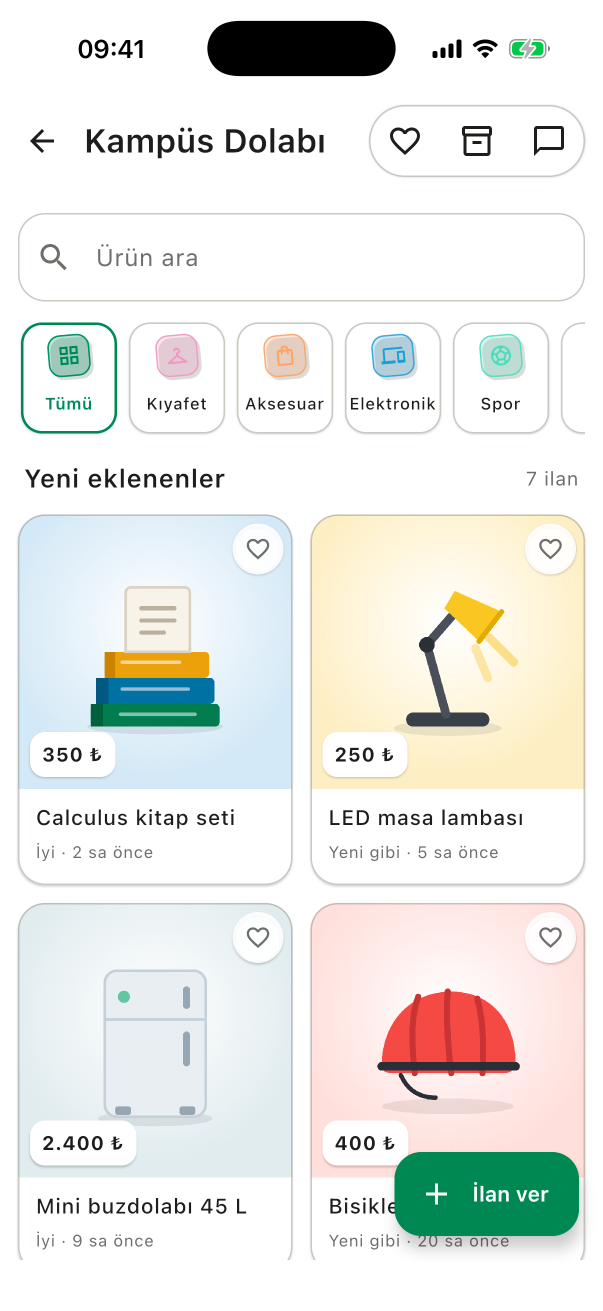
#> input picture design/landing-screens/ios-closet.png, 1206 x 2622 px (shown at 1/2 size); its folder holds only this picture in this run
$ python export-screens.py
#> lines starting #> are read from the running program, lines starting #| are printed output that depends on the picture
"""Exports landing-page images at the exact pixel sizes they are shown, so the browser only
rotates them and never downscales (downscaling + rotation makes text wobbly).

  python3 tools/landing-demo/export-screens.py

Screens: design/landing-screens/*.png (full-resolution simulator screenshots).
Writes:  firebase/v2/web/public/landing/<name>@{1,2,3}x.webp
"""
from pathlib import Path

from PIL import Image

ROOT = Path(__file__).resolve().parents[2]
SCREENS = ROOT / "design/landing-screens"
OUT = ROOT / "firebase/v2/web/public/landing"

# CSS width of the iPhone screen in LandingPage.css: 290px device minus 3.5% bezel on each side.
SCREEN_CSS_WIDTH = 270


def save(image: Image.Image, width: int, path: Path) -> None:
    height = round(image.height * width / image.width)
    image.resize((width, height), Image.Resampling.LANCZOS).save(path, quality=92, method=6)


for source in sorted(SCREENS.glob("*.png")):
    shot = Image.open(source).convert("RGB")
    for scale in (1, 2, 3):
        save(shot, SCREEN_CSS_WIDTH * scale, OUT / f"{source.stem}@{scale}x.webp")
#> this loop made 3 passes
#> pass 1, in save, `image.resize((width, height), Image.Resampling.LANCZOS).save(path, qua..`:
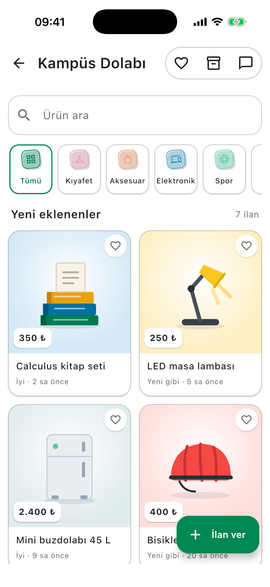
#> saved as ios-closet@1x.webp: PIL image 270x587 RGB; mean R, G, B 233.2, 234.2, 230.3
#> pass 2, in save (call 2), `image.resize((width, height), Image.Resampling.LANCZOS).save(path, qua..`:
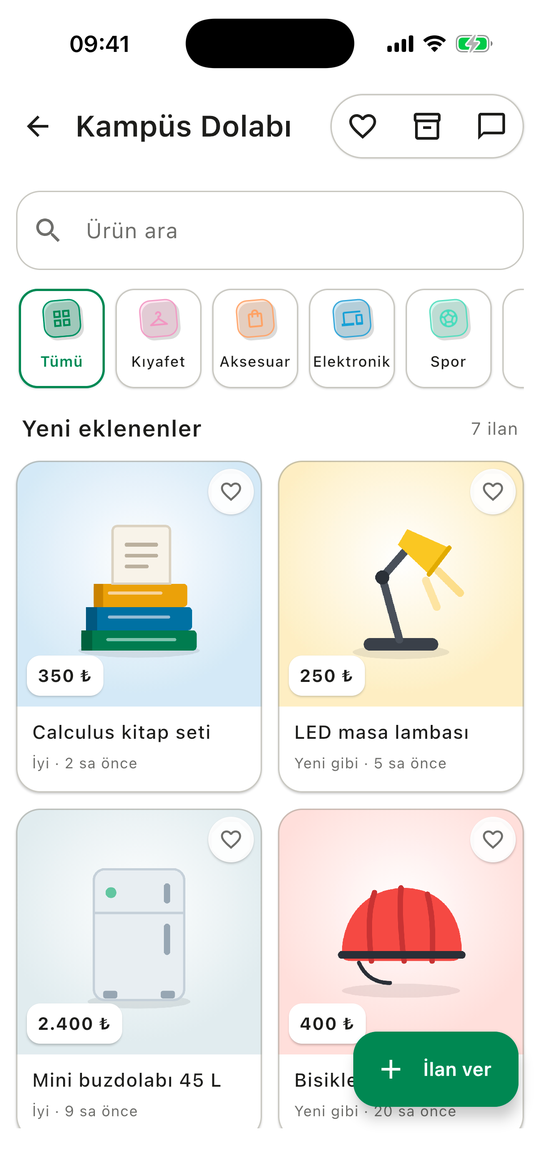
#> saved as ios-closet@2x.webp: PIL image 540x1174 RGB; mean R, G, B 233.4, 234.4, 230.6
    print(source.stem)

$ run again, on design/landing-screens/ios-map.png
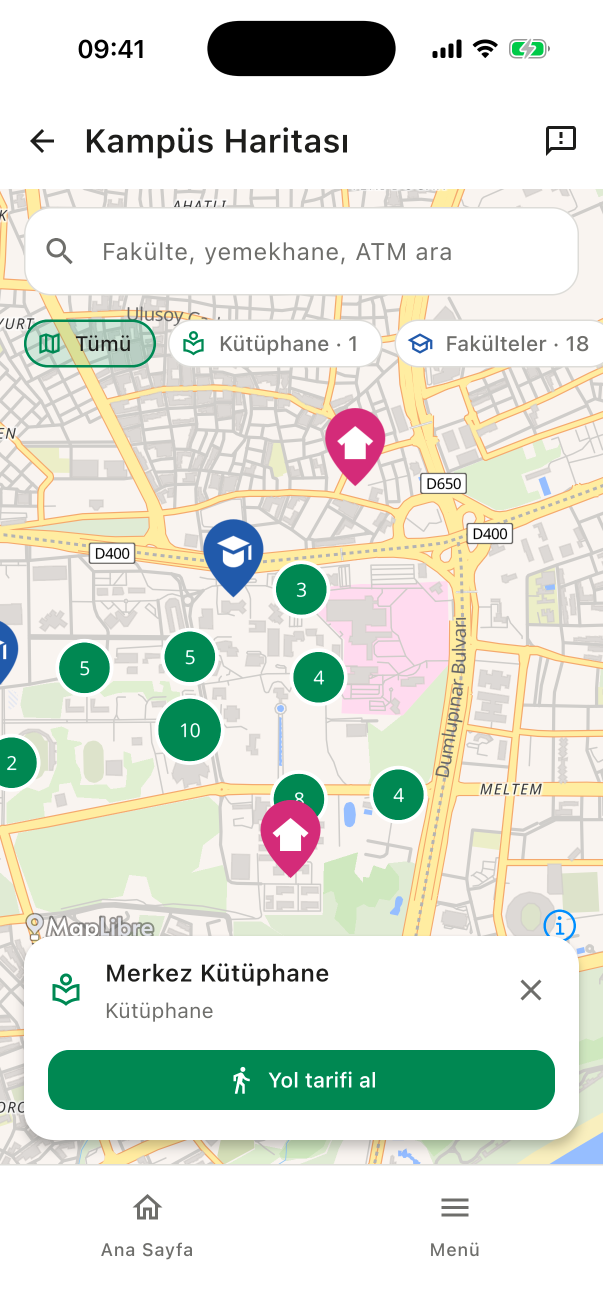
#> input picture design/landing-screens/ios-map.png, 1206 x 2622 px (shown at 1/2 size)
#> the loop `for scale in (1, 2, 3):` made 3 passes
#> pass 1, in save, `image.resize((width, height), Image.Resampling.LANCZOS).save(path, qua..`:
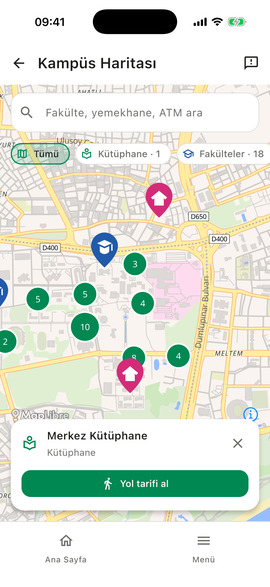
#> saved as ios-map@1x.webp: PIL image 270x587 RGB; mean R, G, B 222.9, 227.6, 217.6
#> pass 2, in save (call 2), `image.resize((width, height), Image.Resampling.LANCZOS).save(path, qua..`:
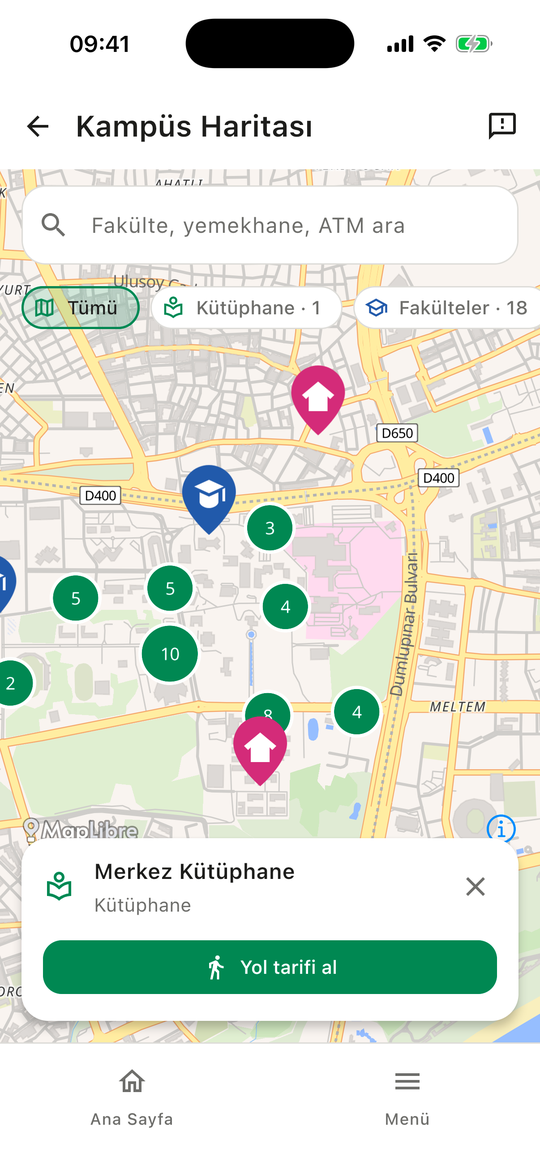
#> saved as ios-map@2x.webp: PIL image 540x1174 RGB; mean R, G, B 223, 227.7, 217.7

$ run again, on design/landing-screens/ios-schedule.png
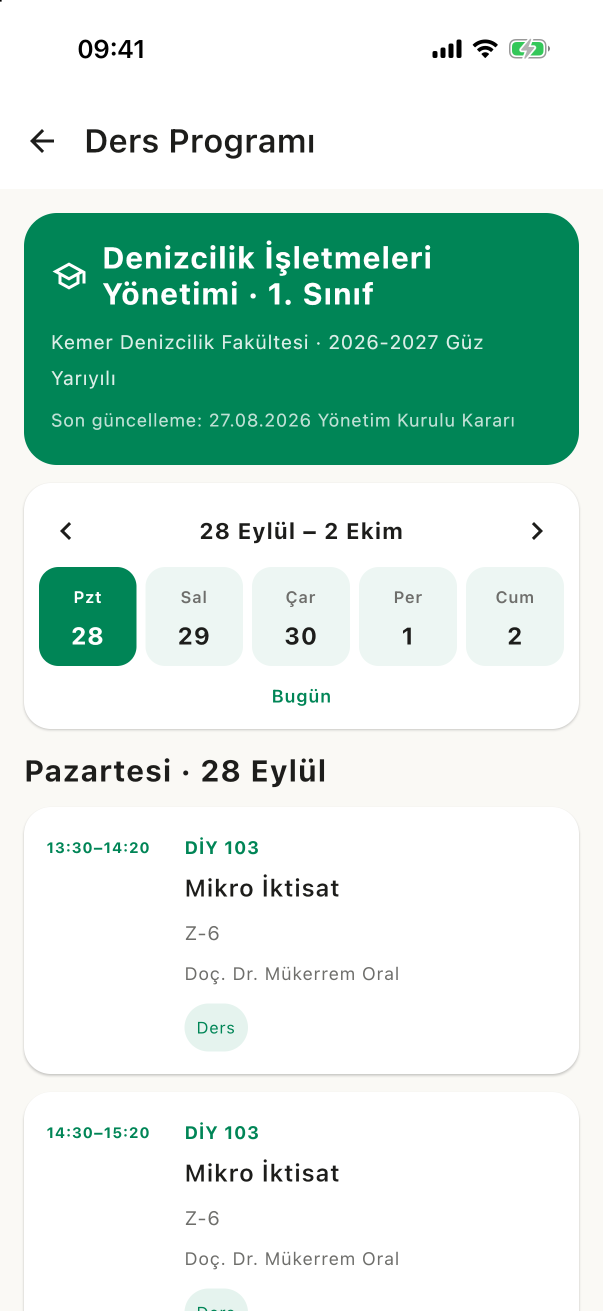
#> input picture design/landing-screens/ios-schedule.png, 1206 x 2622 px (shown at 1/2 size)
#> the loop `for scale in (1, 2, 3):` made 3 passes
#> pass 1, in save, `image.resize((width, height), Image.Resampling.LANCZOS).save(path, qua..`:
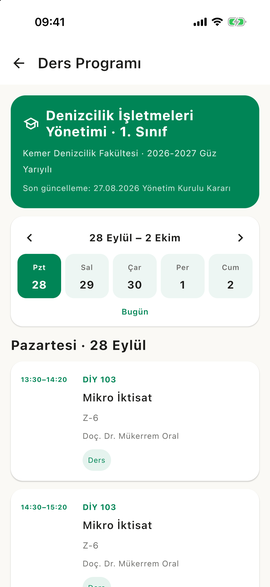
#> saved as ios-schedule@1x.webp: PIL image 270x587 RGB; mean R, G, B 204.3, 228.3, 219
#> pass 2, in save (call 2), `image.resize((width, height), Image.Resampling.LANCZOS).save(path, qua..`:
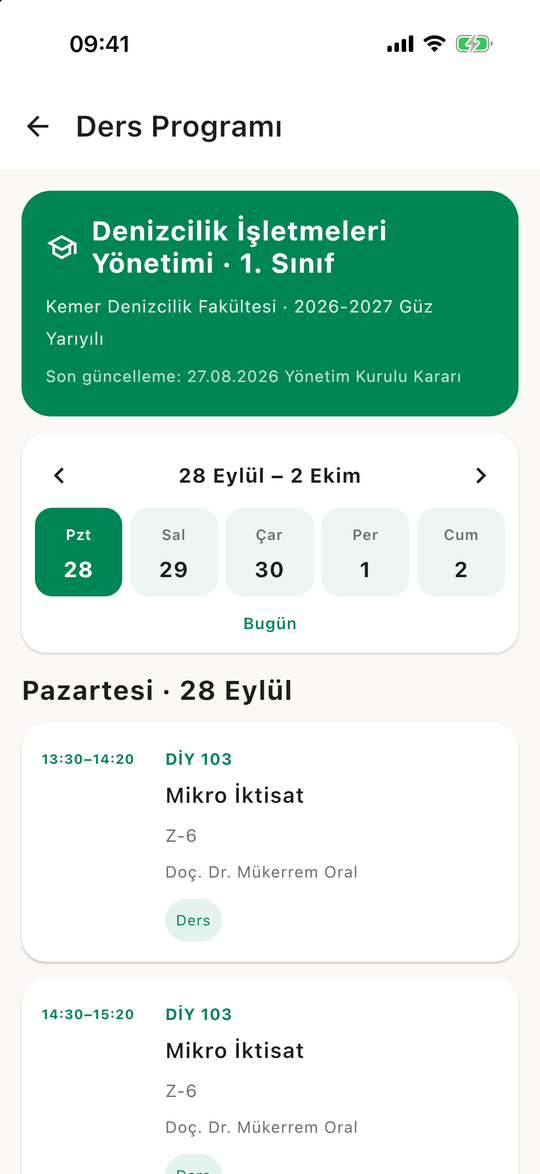
#> saved as ios-schedule@2x.webp: PIL image 540x1174 RGB; mean R, G, B 204.3, 228.4, 219.1

$ run again, on design/landing-screens/ios-communities.png
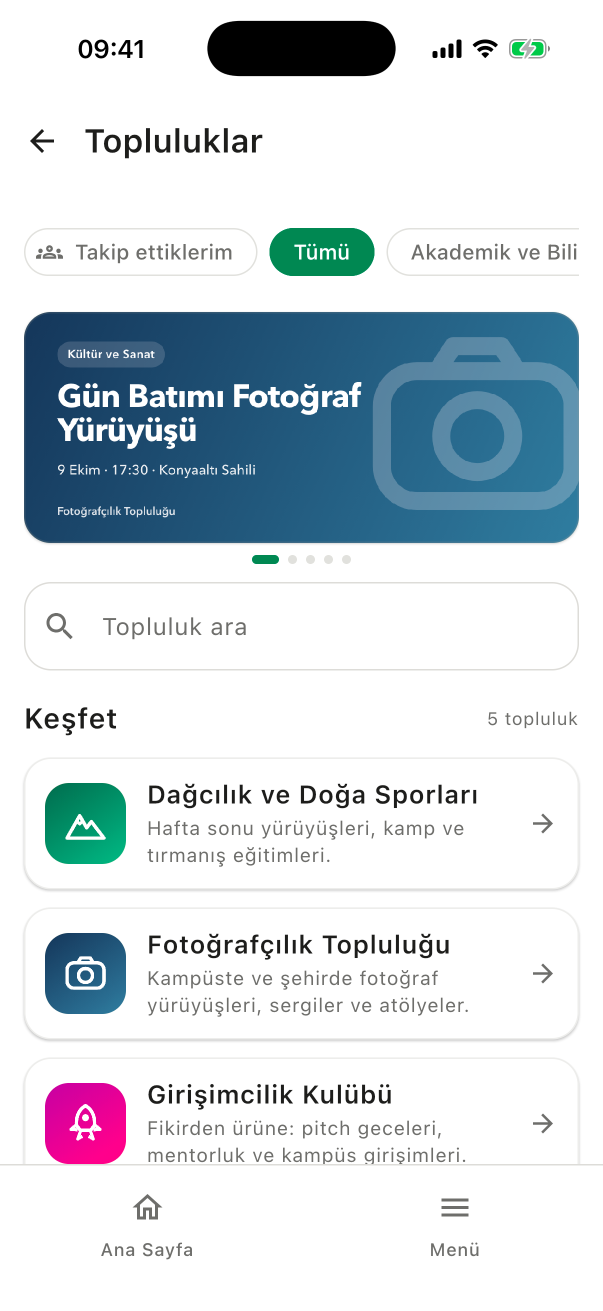
#> input picture design/landing-screens/ios-communities.png, 1206 x 2622 px (shown at 1/2 size)
#> the loop `for scale in (1, 2, 3):` made 3 passes
#> pass 1, in save, `image.resize((width, height), Image.Resampling.LANCZOS).save(path, qua..`:
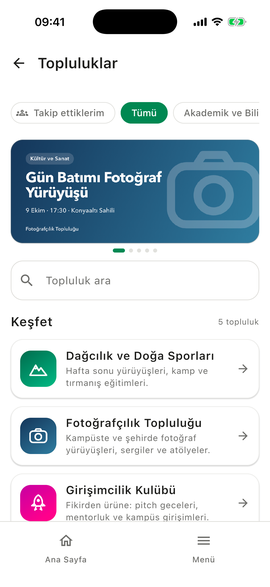
#> saved as ios-communities@1x.webp: PIL image 270x587 RGB; mean R, G, B 208.6, 217.4, 223.3
#> pass 2, in save (call 2), `image.resize((width, height), Image.Resampling.LANCZOS).save(path, qua..`:
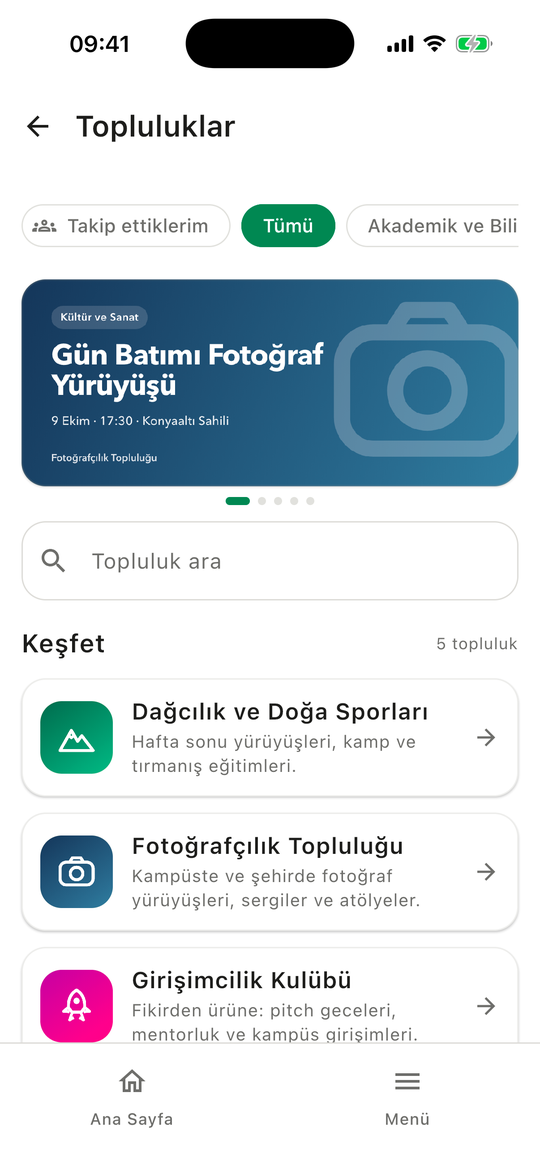
#> saved as ios-communities@2x.webp: PIL image 540x1174 RGB; mean R, G, B 208.8, 217.6, 223.5

$ run again, on design/landing-screens/ios-dining.png
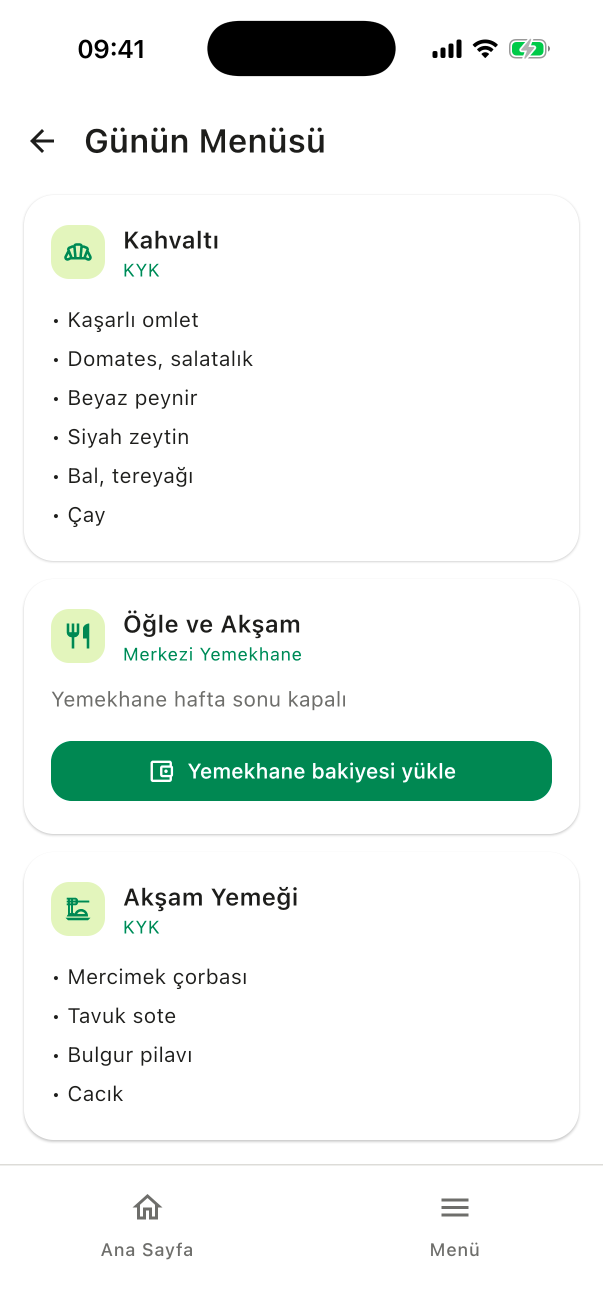
#> input picture design/landing-screens/ios-dining.png, 1206 x 2622 px (shown at 1/2 size)
#> the loop `for scale in (1, 2, 3):` made 3 passes
#> pass 1, in save, `image.resize((width, height), Image.Resampling.LANCZOS).save(path, qua..`:
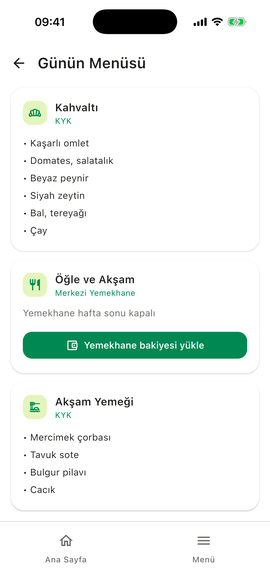
#> saved as ios-dining@1x.webp: PIL image 270x587 RGB; mean R, G, B 237.9, 243.2, 240.6
#> pass 2, in save (call 2), `image.resize((width, height), Image.Resampling.LANCZOS).save(path, qua..`:
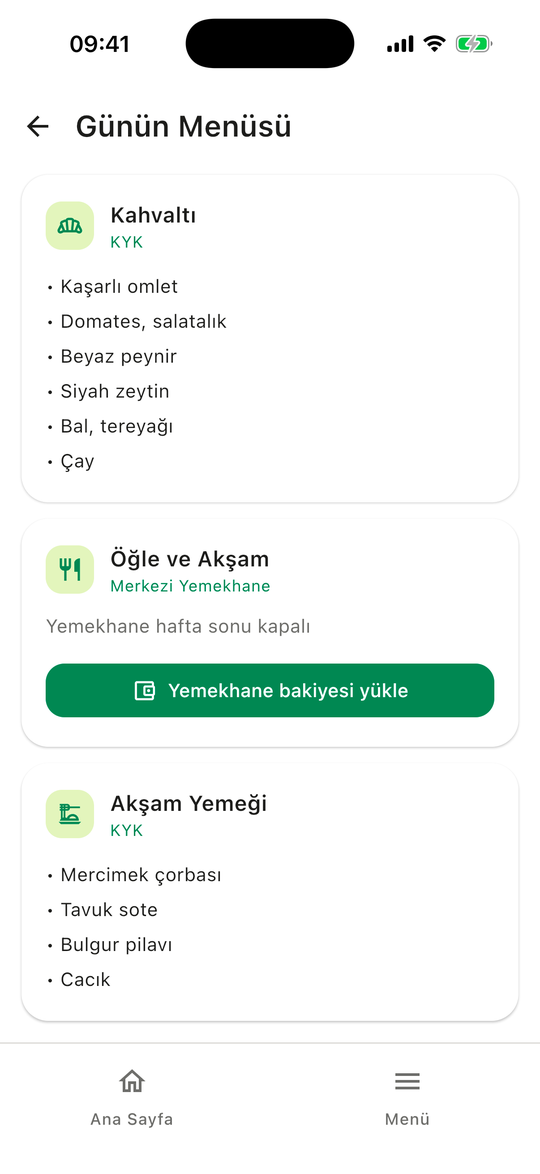
#> saved as ios-dining@2x.webp: PIL image 540x1174 RGB; mean R, G, B 238, 243.4, 240.7
